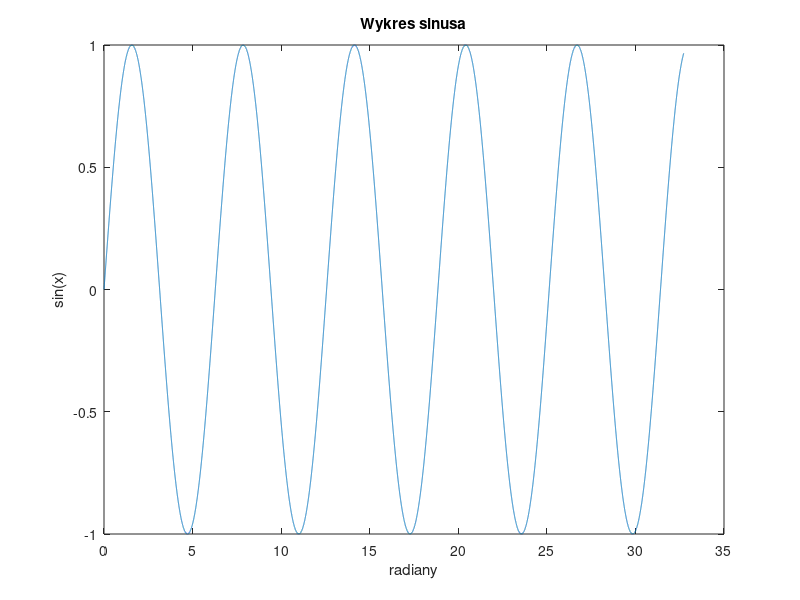

The MATLAB source for this figure:
frequency = 20; 
probe_frequency = 192000; 
initial_angle = 0;
iteration_count=50000; 
omega_zero = 2*pi*frequency/probe_frequency,
a = 2*cos(omega_zero);

y=[sin(initial_angle+omega_zero),sin(initial_angle+2*omega_zero)];
x=zeros(1,iteration_count);

x(2)=omega_zero;

for i=3:iteration_count
   y(i)=a*y(i-1)-y(i-2);
   x(i)=x(i-1)+omega_zero;
end

plot(x,y);
title("Wykres sinusa");
xlabel("radiany");
ylabel("sin(x)");